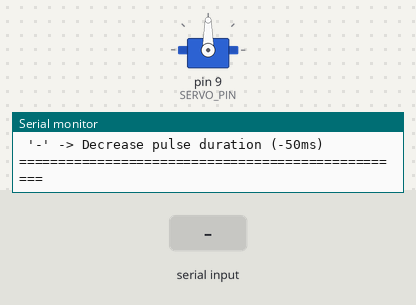
Bench run of a sketch on a simulated Arduino Uno, built with avr-gcc and run on an emulated ATmega328P. Shown: servo, the last lines printed to the serial monitor. The inputs (shaded band) are chosen by the test bench.

Above: at 1.2 s.
1.3 s: "1" received over Serial
At 2.0 s:
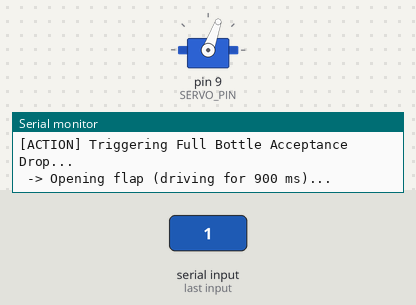
4.3 s: "o" received over Serial
6.2 s: "c" received over Serial
At 6.9 s:
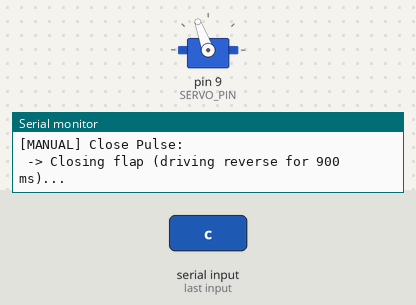
Timing chart, 0 to 9.2 s (numbered marks = the images above; inputs shaded):
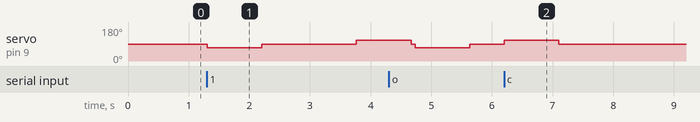

The sketch:

05_mg996r_servo_trapdoor_test.ino
```cpp
/*
 * PCBCES - Test 05: MG995 360° Continuous Rotation Servo Timed Workaround
 * Hardware: Arduino Uno, MG995 360° Continuous Servo, LM2596 5V Rail + 1000uF Cap
 *
 * Pin Connections:
 * - Servo Signal (Orange/White) -> D9 (PWM)
 * - Servo Power  (Red)          -> LM2596 5V Rail (NOT Arduino 5V pin!)
 * - Servo Ground (Brown/Black)  -> Common Star GND Rail
 *
 * Safety & Decoupling:
 * - 1000uF (16V to 50V rated) electrolytic capacitor connected across Servo +5V and GND.
 *
 * 360° Continuous Servo Principle:
 * - write(90) -> STOP / Neutral (Motor cuts drive)
 * - write(<90) (e.g. 70)  -> Rotate forward (Opening direction)
 * - write(>90) (e.g. 110) -> Rotate reverse (Closing direction)
 * - Because a 360° motor lacks angle feedback, movement is controlled by TIMING (e.g. 300ms).
 *
 * Interactive Console Commands:
 * Send '1' -> Full Drop Cycle: Open (300ms) -> Pause 1.5s -> Close (300ms) -> Stop
 * Send 'o' -> Open pulse only (rotates forward for configured duration, then stops)
 * Send 'c' -> Close pulse only (rotates reverse for configured duration, then stops)
 * Send 's' -> Emergency STOP (write 90 immediately)
 * Send '+' -> Increase rotation pulse duration (+50ms)
 * Send '-' -> Decrease rotation pulse duration (-50ms)
 *
 * Last Updated: 2026-09-27 15:35:00 (+08:00)
 */

#include <Servo.h>

Servo trapdoorServo;
const int SERVO_PIN = 9;

// Continuous Servo Calibration Settings
const int STOP_CMD   = 90;   // Neutral stop signal (typically 90)
const int OPEN_CMD   = 70;   // Forward rotation speed (toward 90° open)
const int CLOSE_CMD  = 110;  // Reverse rotation speed (toward 0° closed)

// Timing: Calibrated by user on real chassis
int pulseDurationMs = 900;   // Calibrated 900 ms for ~90 degrees swing

void stopMotor() {
  trapdoorServo.write(STOP_CMD);
  delay(60);
  if (trapdoorServo.attached()) {
    trapdoorServo.detach();
  }
}

void openTrapdoor() {
  if (!trapdoorServo.attached()) {
    trapdoorServo.attach(SERVO_PIN);
  }
  Serial.print(F(" -> Opening flap (driving for "));
  Serial.print(pulseDurationMs);
  Serial.println(F(" ms)..."));
  trapdoorServo.write(OPEN_CMD);
  delay(pulseDurationMs);
  stopMotor();
  Serial.println(F(" -> Open motion finished. Motor stopped & detached."));
}

void closeTrapdoor() {
  if (!trapdoorServo.attached()) {
    trapdoorServo.attach(SERVO_PIN);
  }
  Serial.print(F(" -> Closing flap (driving reverse for "));
  Serial.print(pulseDurationMs);
  Serial.println(F(" ms)..."));
  trapdoorServo.write(CLOSE_CMD);
  delay(pulseDurationMs);
  stopMotor();
  Serial.println(F(" -> Close motion finished. Flap locked & detached."));
}

void setup() {
  Serial.begin(115200);
  trapdoorServo.attach(SERVO_PIN);

  // Immediately send STOP command so the 360° servo does not spin on boot!
  stopMotor();

  Serial.println(F("=================================================="));
  Serial.println(F(" PCBCES Test 05: MG995 360° Continuous Trapdoor  "));
  Serial.println(F("=================================================="));
  Serial.println(F("Motor Status: STOPPED (Neutral 90 sent)"));
  Serial.print(F("Current Rotation Pulse Duration: "));
  Serial.print(pulseDurationMs);
  Serial.println(F(" ms"));
  Serial.println(F("Commands:"));
  Serial.println(F(" '1' -> Full Drop Cycle (Open -> Wait 1.5s -> Close)"));
  Serial.println(F(" 'o' -> Test OPEN pulse"));
  Serial.println(F(" 'c' -> Test CLOSE pulse"));
  Serial.println(F(" 's' -> Emergency STOP (write 90)"));
  Serial.println(F(" '+' -> Increase pulse duration (+50ms)"));
  Serial.println(F(" '-' -> Decrease pulse duration (-50ms)"));
  Serial.println(F("=================================================="));
}

void loop() {
  if (Serial.available()) {
    char cmd = Serial.read();

    if (cmd == '1') {
      Serial.println(F("\n[ACTION] Triggering Full Bottle Acceptance Drop..."));
      openTrapdoor();
      Serial.println(F(" -> Waiting 1.5s for bottle to drop under gravity..."));
      delay(1500);
      closeTrapdoor();
      Serial.println(F("[CYCLE COMPLETE] Ready for next bottle."));
    }
    else if (cmd == 'o' || cmd == 'O') {
      Serial.println(F("\n[MANUAL] Open Pulse:"));
      openTrapdoor();
    }
    else if (cmd == 'c' || cmd == 'C') {
      Serial.println(F("\n[MANUAL] Close Pulse:"));
      closeTrapdoor();
    }
    else if (cmd == 's' || cmd == 'S') {
      Serial.println(F("\n[EMERGENCY] STOP command sent!"));
      stopMotor();
    }
    else if (cmd == '+') {
      pulseDurationMs += 50;
      Serial.print(F("[CALIBRATION] Pulse duration increased to: "));
      Serial.print(pulseDurationMs);
      Serial.println(F(" ms"));
    }
    else if (cmd == '-') {
      if (pulseDurationMs > 50) pulseDurationMs -= 50;
      Serial.print(F("[CALIBRATION] Pulse duration decreased to: "));
      Serial.print(pulseDurationMs);
      Serial.println(F(" ms"));
    }
  }
}
```

Measured:
- after the input at 1.3 s, servo on pin 9 (SERVO_PIN): 90° → 70° at once, → 90° 0.90 s later, → 110° 1.6 s later
- after the input at 6.2 s, servo on pin 9 (SERVO_PIN): 90° → 110° at once, → 90° 0.90 s later
